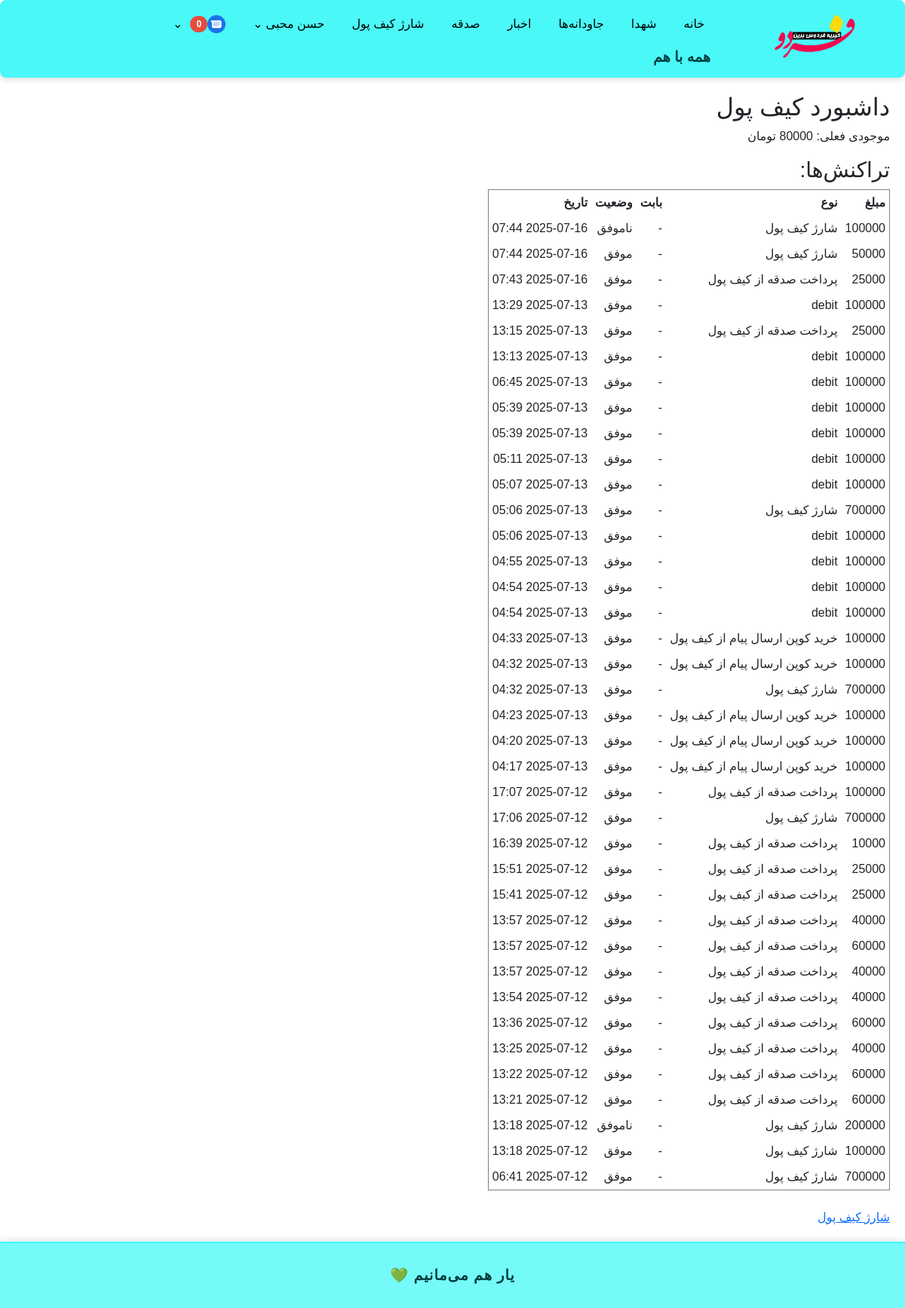
The page /wallet/dashboard/ (signed in) on the database its author committed.
### accounts/models.py (models this page shows, shortened)
class User(AbstractBaseUser, PermissionsMixin):
    GENDER_CHOICES = (
        ('M', 'مرد'),
        ('F', 'زن'),
    )
    phone = models.CharField(max_length=11, unique=True)
    first_name = models.CharField(max_length=100, blank=True)
    last_name = models.CharField(max_length=100, blank=True)
    national_code = models.CharField(max_length=10, blank=True)
    image = models.ImageField(upload_to='profiles/', blank=True, null=True)
    gender = models.CharField(max_length=1, choices=GENDER_CHOICES, blank=True, null=True)
    is_active = models.BooleanField(default=True)
    is_staff = models.BooleanField(default=False)
    is_profile_completed = models.BooleanField(default=False)
    allowed_categories = models.ManyToManyField(
        'news.Category',
        related_name='allowed_users',
        blank=True,
        verbose_name='دسته‌بندی‌های مجاز برای ارسال خبر'
    )
    groups = models.ManyToManyField(
        'auth.Group',
        related_name='accounts_user_set',
        blank=True
    )
    user_permissions = models.ManyToManyField(
        'auth.Permission',
        related_name='accounts_user_permissions_set',
        blank=True
    )
    objects = UserManager()
    USERNAME_FIELD = 'phone'
    def get_full_name(self):
        return f"{self.first_name} {self.last_name}".strip()

### wallet/models.py (models this page shows, shortened)
class WalletTransaction(models.Model):
    TRANSACTION_TYPES = [
        ('CHARGE', 'شارژ کیف پول'),
        ('DONATION', 'پرداخت صدقه از کیف پول'),
        ('COUPON_PURCHASE', 'خرید کوپن ارسال پیام از کیف پول'),
    ]
    STATUS_CHOICES = [
        ('SUCCESS', 'موفق'),
        ('FAILED', 'ناموفق'),
        ('PENDING', 'در انتظار'),
    ]
    wallet = models.ForeignKey(
        Wallet,
        on_delete=models.CASCADE,
        related_name='transactions'
    )
    amount = models.PositiveIntegerField(verbose_name="مبلغ (تومان)")
    transaction_type = models.CharField(
        max_length=20,
        choices=TRANSACTION_TYPES,
        default='CHARGE'
    )
    cause = models.ForeignKey(
        DonationCause,
        on_delete=models.SET_NULL,
        null=True,
        blank=True,
        related_name='wallet_transactions'
    )
    status = models.CharField(
        max_length=10,
        choices=STATUS_CHOICES,
        default='SUCCESS'
    )
    created_at = models.DateTimeField(auto_now_add=True)
    ref_id = models.CharField(max_length=100, null=True, blank=True, verbose_name="شناسه مرجع تراکنش")
    description = models.CharField(
        max_length=255,
        blank=True,
        null=True,
        verbose_name="توضیحات تراکنش"
    )

### wallet/views.py (the view)
# urls.py: path('dashboard/', views.wallet_dashboard, name='wallet_dashboard'),
@login_required
def wallet_dashboard(request):
    wallet = Wallet.objects.filter(user=request.user).first()
    transactions = wallet.transactions.order_by('-created_at') if wallet else []
    return render(request, 'wallet/dashboard.html', {
        'wallet': wallet,
        'transactions': transactions,
    })

### notification/templatetags/notification_tags.py (called while the page is built)
@register.simple_tag(takes_context=True)
def is_notification_manager(context):
    request = context.get("request")
    user = getattr(request, "user", None)
    if user and user.is_authenticated:
        return NotificationGroup.objects.filter(managers=user).exists()
    return False

### templates/wallet/dashboard.html (shortened to what this page needs)
{% extends "base.html" %}
{% block content %}
<h2>داشبورد کیف پول</h2>
<p>موجودی فعلی: {{ wallet.balance }} تومان</p>
<h3>تراکنش‌ها:</h3>
<table border="1" cellpadding="5" cellspacing="0">
    <tr>
        <th>مبلغ</th>
        <th>نوع</th>
        <th>بابت</th>
        <th>وضعیت</th>
        <th>تاریخ</th>
    </tr>
    {% for tx in transactions %}
    <tr>
        <td>{{ tx.amount }}</td>
        <td>{{ tx.get_transaction_type_display }}</td>
        <td>{{ tx.get_cause_display|default:"-" }}</td>
        <td>{{ tx.get_status_display }}</td>
        <td>{{ tx.created_at|date:"Y-m-d H:i" }}</td>
    </tr>
    {% empty %}
    <tr><td colspan="5">هیچ تراکنشی ثبت نشده است.</td></tr>
    {% endfor %}
</table>
<br>
<a href="{% url 'wallet:charge_wallet' %}">شارژ کیف پول</a>
{% endblock %}

### templates/base.html (shortened to what this page needs)
<!DOCTYPE html>
{% load static %}
{% load notification_tags %}
<html lang="fa">
<head>
    <link rel="stylesheet" href="{% static 'css/persian-datepicker.min.css' %}">
    <link href="https://cdn.jsdelivr.net/npm/bootstrap@5.3.0/dist/css/bootstrap.rtl.min.css" rel="stylesheet">
    <link href="https://cdn.jsdelivr.net/npm/bootstrap-icons@1.10.5/font/bootstrap-icons.css" rel="stylesheet">
    <link rel="stylesheet" href="https://cdn.jsdelivr.net/npm/persian-datepicker@1.2.0/dist/css/persian-datepicker.min.css">
</head>
<body>
    <header>
    <nav style="
        background-color: rgba(43, 247, 247, 0.85);
        display: flex;
        justify-content: space-between;
        align-items: stretch;
        padding: 12px 20px;
        box-shadow: 0 2px 8px rgba(0,0,0,0.15);
        border-radius: 8px;
        backdrop-filter: saturate(180%) blur(10px);
        -webkit-backdrop-filter: saturate(180%) blur(10px);
    ">
        <div style="
            flex: 0 0 auto;
            text-align: center;
            margin-left: 1cm;
            display: flex;
            flex-direction: column;
            justify-content: center;
            width: 200px;
            height: 70px;
        ">
            <a href="/" style="display: inline-block; width: 200px; height: 70px;">
                <img
                    src="{% static 'images/logo.png' %}"
                    alt="Logo"
                    width="200"
                    height="70"
                    style="display: block; width: 100%; height: 100%; object-fit: contain;"
                >
            </a>
        </div>
        <div style="flex: 1; display: flex; flex-direction: column; justify-content: center;">
            <ul style="
                display: flex;
                flex-wrap: wrap;
                justify-content: flex-start;
                gap: 20px;
                list-style: none;
                margin: 0;
                padding: 0;
            ">
                <li><a href="/">خانه</a></li>
                <li><a href="/martyrs/list/">شهدا</a></li>
                <li><a href="{% url 'eternals:list' %}">جاودانه‌ها</a></li>
                <li><a href="{% url 'news:news_list' %}">اخبار</a></li>
                <li><a href="{% url 'donation:donate' %}">صدقه</a></li>
                {% if user.is_authenticated %}
                    <li><a href="{% url 'wallet:charge_wallet' %}">شارژ کیف پول</a></li>
                {% else %}
                    <li><a href="{% url 'accounts:login' %}?next={% url 'wallet:charge_wallet' %}">شارژ کیف پول</a></li>
                    <li><a href="{% url 'accounts:login' %}?next={% url 'accounts:dashboard' %}">پروفایل</a></li>
                {% endif %}
                {% if user.is_authenticated %}
                    <li class="position-relative">
                        <a href="#" class="d-inline-flex align-items-center">
                            {% if user.gender == 'male' %}
                                آقای {{ user.last_name }}
                            {% elif user.gender == 'female' %}
                                خانم {{ user.last_name }}
                            {% else %}
                                {{ user.get_full_name|default:user.phone }}
                            {% endif %}
                            <span class="ms-1">⌄</span>
                        </a>
                    </li>
                    <li class="position-relative">
                        <a href="{% url 'notification:unread_notifications_list' %}" class="d-inline-flex align-items-center">
                            <img src="{% static 'images/message-icon.png' %}" alt="پیام‌ها" style="height: 24px;">
                            <span id="unread-notifications-count"
                                style="background-color: #e74c3c; color: white; border-radius: 12px; padding: 2px 8px;
                                        font-size: 12px; font-weight: 700; margin-left: 6px; min-width: 22px;
                                        text-align: center; display: inline-block;">
                                0
                            </span>
                            <span class="ms-1">⌄</span>
                        </a>
                            {% is_notification_manager as is_manager %}
                    </li>
                {% else %}
                    <li><a href="{% url 'accounts:login' %}">ورود</a></li>
                {% endif %}
            </ul>
            <div style="margin-top: 10px; font-weight: bold; font-size: 1.2em; color: #004141;">
                همه با هم
            </div>
        </div>
    </nav>
</header>
<main>
    {% block content %}{% endblock %}
</main>
<footer style="
    background-color: #2bf7f7a6;
    text-align: center;
    padding: 1.5em;
    font-family: 'Vazirmatn', sans-serif;
    font-size: 1.2em;
    font-weight: bold;
    color: #003c3c;
    box-shadow: 0 -2px 10px rgba(0, 0, 0, 0.1);
    border-top: 2px solid #2bf7f7a6;
    letter-spacing: 1px;
">
    یار هم می‌مانیم 💚
</footer>
</body>
</html>

### templates/base.html (style rules this page uses)
html, body { direction: rtl; font-family: sans-serif; margin: 0; padding: 0; background-color: #ffffff; overflow: visible !important; position: static !important; z-index: auto !important; }
main { padding: 20px; }
header { background-color: #ffffff; padding: 0; }
nav ul { list-style: none; display: flex; justify-content: flex-start; gap: 20px; padding: 0; margin: 0; }
nav ul li { position: relative; z-index: 9999; }
nav ul li a { color: #000; text-decoration: none; padding: 8px; display: block; }
footer { background-color: #333; color: white; padding: 10px 20px; }

### rows shown on the page
User: get_full_name "حسن محبی"
WalletTransaction: amount "100000", transaction_type "شارژ کیف پول", cause "-", status "ناموفق", created_at "2025-07-16 07:44"
WalletTransaction: amount "50000", transaction_type "شارژ کیف پول", cause "-", status "موفق", created_at "2025-07-16 07:44"
WalletTransaction: amount "25000", transaction_type "پرداخت صدقه از کیف پول", cause "-", status "موفق", created_at "2025-07-16 07:43"
WalletTransaction: amount "100000", transaction_type "debit", cause "-", status "موفق", created_at "2025-07-13 13:29"
WalletTransaction: amount "25000", transaction_type "پرداخت صدقه از کیف پول", cause "-", status "موفق", created_at "2025-07-13 13:15"
WalletTransaction: amount "100000", transaction_type "debit", cause "-", status "موفق", created_at "2025-07-13 13:13"
WalletTransaction: amount "100000", transaction_type "debit", cause "-", status "موفق", created_at "2025-07-13 06:45"
WalletTransaction: amount "100000", transaction_type "debit", cause "-", status "موفق", created_at "2025-07-13 05:39"
WalletTransaction: amount "100000", transaction_type "debit", cause "-", status "موفق", created_at "2025-07-13 05:39"
WalletTransaction: amount "100000", transaction_type "debit", cause "-", status "موفق", created_at "2025-07-13 05:11"
WalletTransaction: amount "100000", transaction_type "debit", cause "-", status "موفق", created_at "2025-07-13 05:07"
WalletTransaction: amount "700000", transaction_type "شارژ کیف پول", cause "-", status "موفق", created_at "2025-07-13 05:06"
WalletTransaction: amount "100000", transaction_type "debit", cause "-", status "موفق", created_at "2025-07-13 05:06"
WalletTransaction: amount "100000", transaction_type "debit", cause "-", status "موفق", created_at "2025-07-13 04:55"
WalletTransaction: amount "100000", transaction_type "debit", cause "-", status "موفق", created_at "2025-07-13 04:54"
WalletTransaction: amount "100000", transaction_type "debit", cause "-", status "موفق", created_at "2025-07-13 04:54"
WalletTransaction: amount "100000", transaction_type "خرید کوپن ارسال پیام از کیف پول", cause "-", status "موفق", created_at "2025-07-13 04:33"
WalletTransaction: amount "100000", transaction_type "خرید کوپن ارسال پیام از کیف پول", cause "-", status "موفق", created_at "2025-07-13 04:32"
WalletTransaction: amount "700000", transaction_type "شارژ کیف پول", cause "-", status "موفق", created_at "2025-07-13 04:32"
WalletTransaction: amount "100000", transaction_type "خرید کوپن ارسال پیام از کیف پول", cause "-", status "موفق", created_at "2025-07-13 04:23"
WalletTransaction: amount "100000", transaction_type "خرید کوپن ارسال پیام از کیف پول", cause "-", status "موفق", created_at "2025-07-13 04:20"
WalletTransaction: amount "100000", transaction_type "خرید کوپن ارسال پیام از کیف پول", cause "-", status "موفق", created_at "2025-07-13 04:17"
WalletTransaction: amount "100000", transaction_type "پرداخت صدقه از کیف پول", cause "-", status "موفق", created_at "2025-07-12 17:07"
WalletTransaction: amount "700000", transaction_type "شارژ کیف پول", cause "-", status "موفق", created_at "2025-07-12 17:06"
WalletTransaction: amount "10000", transaction_type "پرداخت صدقه از کیف پول", cause "-", status "موفق", created_at "2025-07-12 16:39"
WalletTransaction: amount "25000", transaction_type "پرداخت صدقه از کیف پول", cause "-", status "موفق", created_at "2025-07-12 15:51"
WalletTransaction: amount "25000", transaction_type "پرداخت صدقه از کیف پول", cause "-", status "موفق", created_at "2025-07-12 15:41"
WalletTransaction: amount "40000", transaction_type "پرداخت صدقه از کیف پول", cause "-", status "موفق", created_at "2025-07-12 13:57"
WalletTransaction: amount "60000", transaction_type "پرداخت صدقه از کیف پول", cause "-", status "موفق", created_at "2025-07-12 13:57"
WalletTransaction: amount "40000", transaction_type "پرداخت صدقه از کیف پول", cause "-", status "موفق", created_at "2025-07-12 13:57"
WalletTransaction: amount "40000", transaction_type "پرداخت صدقه از کیف پول", cause "-", status "موفق", created_at "2025-07-12 13:54"
WalletTransaction: amount "60000", transaction_type "پرداخت صدقه از کیف پول", cause "-", status "موفق", created_at "2025-07-12 13:36"
WalletTransaction: amount "40000", transaction_type "پرداخت صدقه از کیف پول", cause "-", status "موفق", created_at "2025-07-12 13:25"
WalletTransaction: amount "60000", transaction_type "پرداخت صدقه از کیف پول", cause "-", status "موفق", created_at "2025-07-12 13:22"
WalletTransaction: amount "60000", transaction_type "پرداخت صدقه از کیف پول", cause "-", status "موفق", created_at "2025-07-12 13:21"
WalletTransaction: amount "200000", transaction_type "شارژ کیف پول", cause "-", status "ناموفق", created_at "2025-07-12 13:18"
WalletTransaction: amount "100000", transaction_type "شارژ کیف پول", cause "-", status "موفق", created_at "2025-07-12 13:18"
WalletTransaction: amount "700000", transaction_type "شارژ کیف پول", cause "-", status "موفق", created_at "2025-07-12 06:41"
